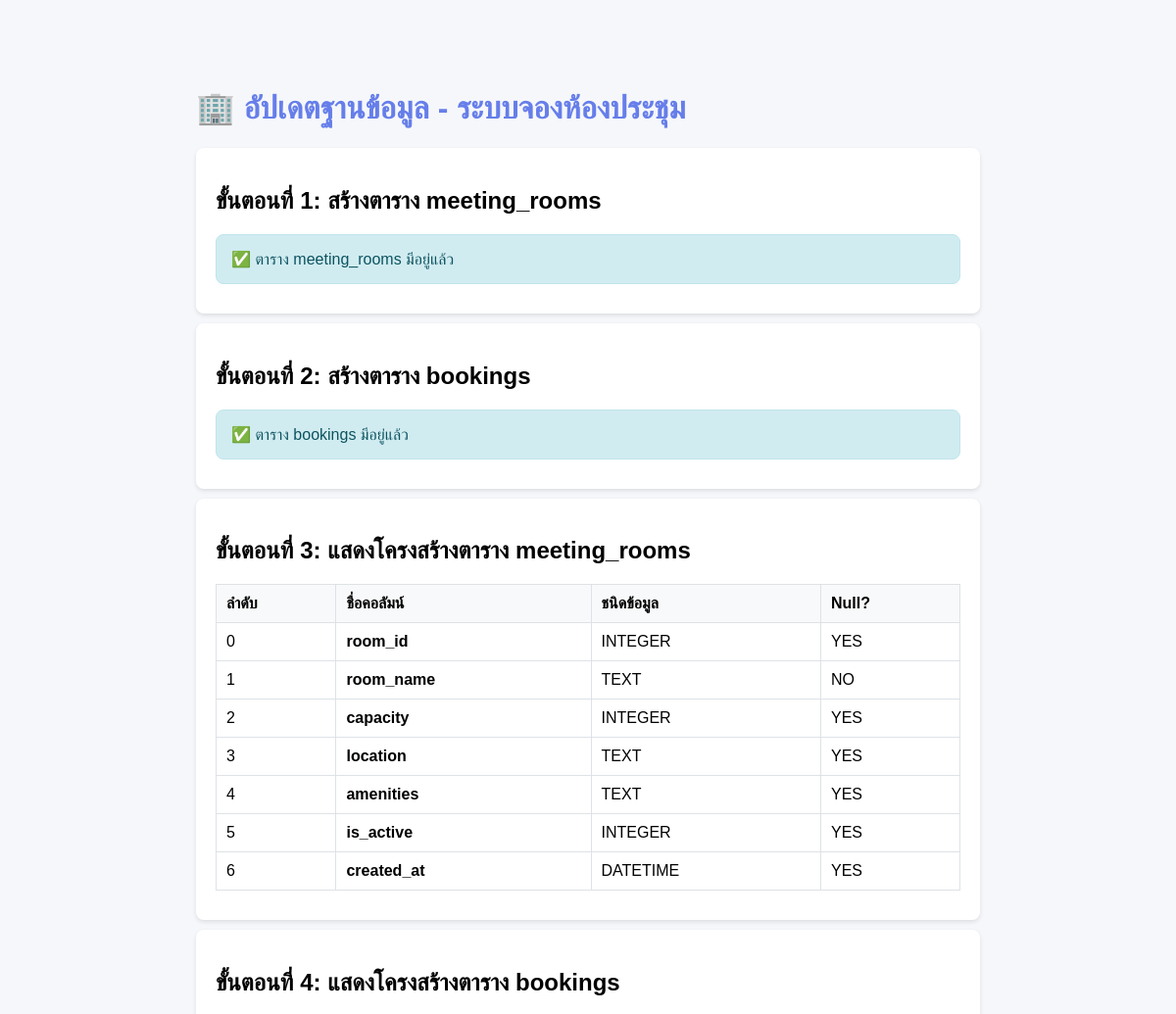
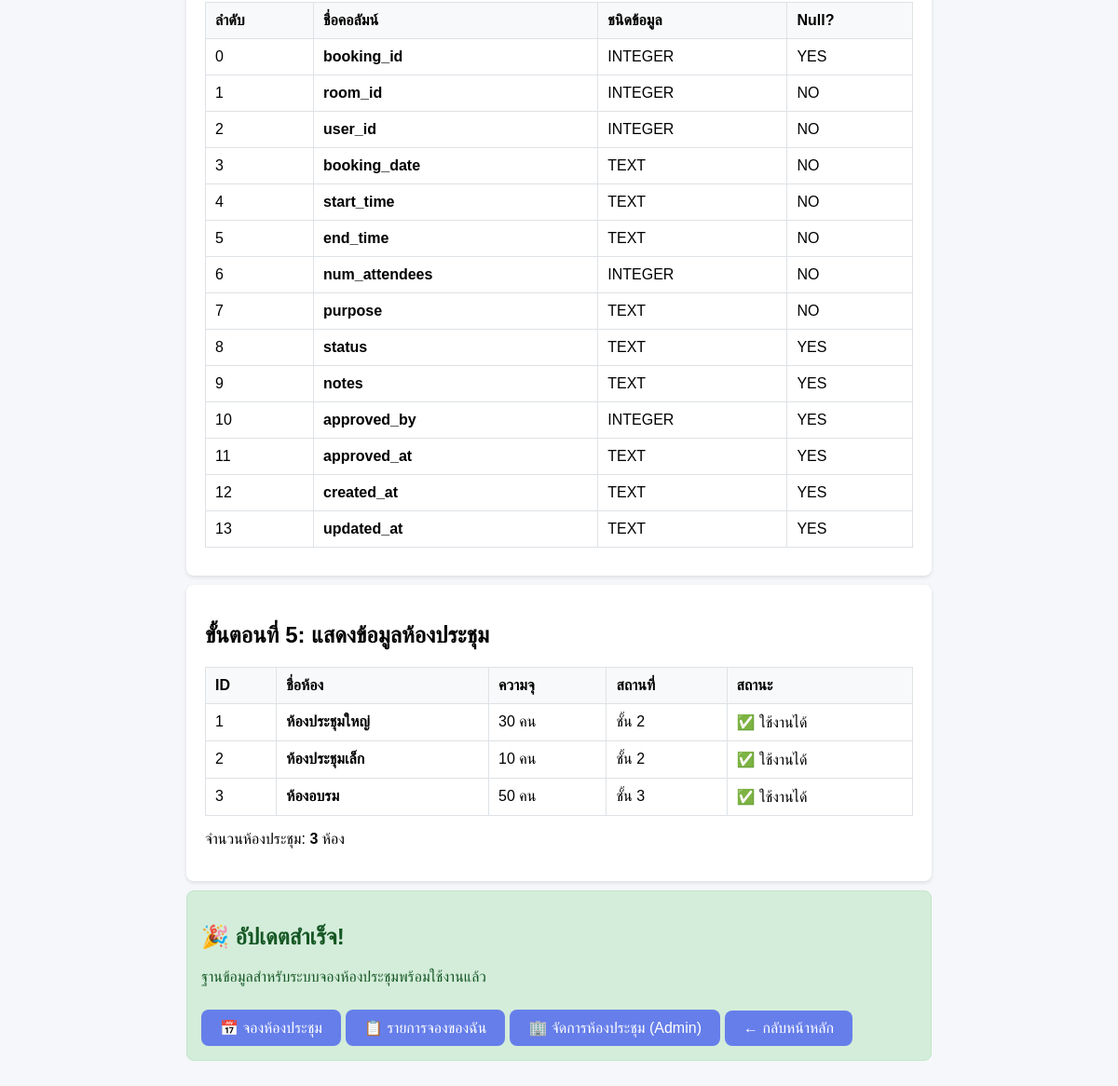
The app's page /admin/update-database-rooms.php with its own data (2 pictures, top to bottom).
### tables this page shows
CREATE TABLE meeting_rooms (
        room_id INTEGER PRIMARY KEY AUTOINCREMENT,
        room_name TEXT NOT NULL,
        capacity INTEGER,
        location TEXT,
        amenities TEXT,
        is_active INTEGER DEFAULT 1,
        created_at DATETIME DEFAULT CURRENT_TIMESTAMP
    );

### admin/update-database-rooms.php (the view, shortened to what this page needs)
<?php
echo "<!DOCTYPE html><html><head><meta charset='UTF-8'><title>Update Database - Room Booking</title>";
echo "<style>
body { font-family: 'Sarabun', Arial, sans-serif; max-width: 800px; margin: 50px auto; padding: 20px; background: #f5f7fa; }
h1 { color: #667eea; }
.success { background: #d4edda; color: #155724; padding: 15px; border-radius: 8px; margin: 10px 0; border: 1px solid #c3e6cb; }
.error { background: #f8d7da; color: #721c24; padding: 15px; border-radius: 8px; margin: 10px 0; border: 1px solid #f5c6cb; }
.info { background: #d1ecf1; color: #0c5460; padding: 15px; border-radius: 8px; margin: 10px 0; border: 1px solid #bee5eb; }
.step { background: white; padding: 20px; margin: 10px 0; border-radius: 8px; box-shadow: 0 2px 4px rgba(0,0,0,0.1); }
.btn { display: inline-block; padding: 10px 20px; background: #667eea; color: white; text-decoration: none; border-radius: 8px; margin: 10px 5px 0 0; }
.btn:hover { background: #5568d3; }
table { width: 100%; border-collapse: collapse; margin: 10px 0; }
th, td { padding: 10px; border: 1px solid #dee2e6; text-align: left; }
th { background: #f8f9fa; font-weight: 600; }
</style></head><body>";
echo "<h1>🏢 อัปเดตฐานข้อมูล - ระบบจองห้องประชุม</h1>";
try {
    $db = Database::getInstance();
    $existing_tables = [];
    $result = $db->query("SELECT name FROM sqlite_master WHERE type='table'");
    while ($row = $result->fetchArray(SQLITE3_ASSOC)) {
        $existing_tables[] = $row['name'];
    }
    echo "<div class='step'>";
    echo "<h2>ขั้นตอนที่ 1: สร้างตาราง meeting_rooms</h2>";
    if (in_array('meeting_rooms', $existing_tables)) {
        echo "<div class='info'>✅ ตาราง meeting_rooms มีอยู่แล้ว</div>";
    }
    echo "</div>";
    echo "<div class='step'>";
    echo "<h2>ขั้นตอนที่ 2: สร้างตาราง bookings</h2>";
    if (in_array('bookings', $existing_tables)) {
        echo "<div class='info'>✅ ตาราง bookings มีอยู่แล้ว</div>";
    }
    echo "</div>";
    echo "<div class='step'>";
    echo "<h2>ขั้นตอนที่ 3: แสดงโครงสร้างตาราง meeting_rooms</h2>";
    $result = $db->query("PRAGMA table_info(meeting_rooms)");
    echo "<table>";
    echo "<tr><th>ลำดับ</th><th>ชื่อคอลัมน์</th><th>ชนิดข้อมูล</th><th>Null?</th></tr>";
    while ($row = $result->fetchArray(SQLITE3_ASSOC)) {
        echo "<tr>";
        echo "<td>" . $row['cid'] . "</td>";
        echo "<td><strong>" . $row['name'] . "</strong></td>";
        echo "<td>" . $row['type'] . "</td>";
        echo "<td>" . ($row['notnull'] ? 'NO' : 'YES') . "</td>";
        echo "</tr>";
    }
    echo "</table>";
    echo "</div>";
    echo "<div class='step'>";
    echo "<h2>ขั้นตอนที่ 4: แสดงโครงสร้างตาราง bookings</h2>";
    $result = $db->query("PRAGMA table_info(bookings)");
    echo "<table>";
    echo "<tr><th>ลำดับ</th><th>ชื่อคอลัมน์</th><th>ชนิดข้อมูล</th><th>Null?</th></tr>";
    while ($row = $result->fetchArray(SQLITE3_ASSOC)) {
        echo "<tr>";
        echo "<td>" . $row['cid'] . "</td>";
        echo "<td><strong>" . $row['name'] . "</strong></td>";
        echo "<td>" . $row['type'] . "</td>";
        echo "<td>" . ($row['notnull'] ? 'NO' : 'YES') . "</td>";
        echo "</tr>";
    }
    echo "</table>";
    echo "</div>";
    echo "<div class='step'>";
    echo "<h2>ขั้นตอนที่ 5: แสดงข้อมูลห้องประชุม</h2>";
    $result = $db->query("SELECT * FROM meeting_rooms");
    echo "<table>";
    echo "<tr><th>ID</th><th>ชื่อห้อง</th><th>ความจุ</th><th>สถานที่</th><th>สถานะ</th></tr>";
    $room_count = 0;
    while ($row = $result->fetchArray(SQLITE3_ASSOC)) {
        $room_count++;
        echo "<tr>";
        echo "<td>" . $row['room_id'] . "</td>";
        echo "<td><strong>" . htmlspecialchars($row['room_name']) . "</strong></td>";
        echo "<td>" . $row['capacity'] . " คน</td>";
        echo "<td>" . htmlspecialchars($row['location']) . "</td>";
        echo "<td>" . ($row['is_active'] ? '✅ ใช้งานได้' : '❌ ปิดใช้งาน') . "</td>";
        echo "</tr>";
    }
    echo "</table>";
    echo "<p>จำนวนห้องประชุม: <strong>" . $room_count . "</strong> ห้อง</p>";
    echo "</div>";
    echo "<div class='success'>";
    echo "<h2>🎉 อัปเดตสำเร็จ!</h2>";
    echo "<p>ฐานข้อมูลสำหรับระบบจองห้องประชุมพร้อมใช้งานแล้ว</p>";
    echo "<a href='room-booking.php' class='btn'>📅 จองห้องประชุม</a>";
    echo "<a href='my-bookings.php' class='btn'>📋 รายการจองของฉัน</a>";
    echo "<a href='meeting-rooms.php' class='btn'>🏢 จัดการห้องประชุม (Admin)</a>";
    echo "<a href='dashboard.php' class='btn'>← กลับหน้าหลัก</a>";
    echo "</div>";
} catch (Exception $e) {
    echo "<div class='error'>";
    echo "<h2>❌ เกิดข้อผิดพลาด</h2>";
    echo "<p>" . $e->getMessage() . "</p>";
    echo "</div>";
}
echo "</body></html>";
?>

### admin/update-database-rooms.php (style rules this page uses)
body { font-family: 'Sarabun', Arial, sans-serif; max-width: 800px; margin: 50px auto; padding: 20px; background: #f5f7fa; }
h1 { color: #667eea; }
.success { background: #d4edda; color: #155724; padding: 15px; border-radius: 8px; margin: 10px 0; border: 1px solid #c3e6cb; }
.info { background: #d1ecf1; color: #0c5460; padding: 15px; border-radius: 8px; margin: 10px 0; border: 1px solid #bee5eb; }
.step { background: white; padding: 20px; margin: 10px 0; border-radius: 8px; box-shadow: 0 2px 4px rgba(0,0,0,0.1); }
.btn { display: inline-block; padding: 10px 20px; background: #667eea; color: white; text-decoration: none; border-radius: 8px; margin: 10px 5px 0 0; }
table { width: 100%; border-collapse: collapse; margin: 10px 0; }
th, td { padding: 10px; border: 1px solid #dee2e6; text-align: left; }
th { background: #f8f9fa; font-weight: 600; }

### records on screen
meeting_rooms: room_id "1", room_name "ห้องประชุมใหญ่", capacity "30", location "ชั้น 2", is_active "✅ ใช้งานได้"
meeting_rooms: room_id "2", room_name "ห้องประชุมเล็ก", capacity "10", location "ชั้น 2", is_active "✅ ใช้งานได้"
meeting_rooms: room_id "3", room_name "ห้องอบรม", capacity "50", location "ชั้น 3", is_active "✅ ใช้งานได้"

### other values on screen
$row['cid'] "0"
$row['name'] "room_id"
$row['type'] "INTEGER"
$row['cid'] "1"
$row['name'] "room_name"
$row['type'] "TEXT"
$row['cid'] "2"
$row['name'] "capacity"
$row['cid'] "3"
$row['name'] "location"
$row['cid'] "4"
$row['name'] "amenities"
$row['cid'] "5"
$row['name'] "is_active"
$row['cid'] "6"
